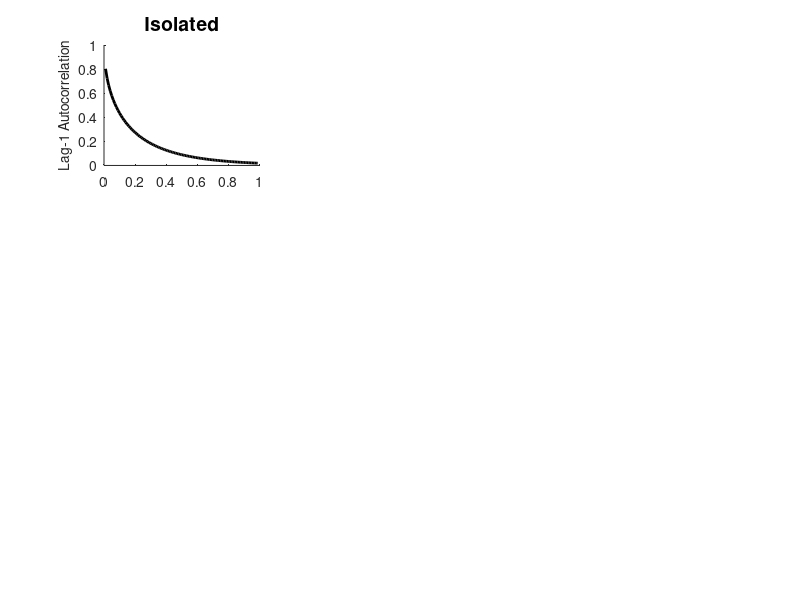

MATLAB code to generate this figure: (Note: this script raises an error after producing the figure.)
sigma_mu = 5e-2;
b_vec = linspace(1e-2, 1-1e-2, 1e2-1);
len_b = length(b_vec);
d_vec = [0 0.01 1];
len_d = length(d_vec);
[acf1_mu, v_mu, cv_mu] = deal(zeros(len_b,len_d));

for ind_b = 1:len_b
    b = b_vec(ind_b);
    
    for ind_d = 1:len_d
        d = d_vec(ind_d);
        
        acf1_mu(ind_b,ind_d) = ...
            ((d * exp(2*d) + sqrt(b) + exp(2*d) * sqrt(b) + b + exp(2*d) * b) ...
            / (d + 2 * sqrt(b)*(sqrt(b) + 1)) * exp(-2*(d + sqrt(b)*(sqrt(b)+1))));
        
        v_mu(ind_b,ind_d) = ...
            (sigma_mu^2 * (sqrt(b) + 1) * (2 * sqrt(b) * (sqrt(b) + 1) + d) ...
            / (8 * sqrt(b) * (d + sqrt(b) * (sqrt(b) + 1))));
        
        cv_mu(ind_b,ind_d) = ...
            (1+sqrt(b)) * (sigma_mu * sqrt(2) / (4 * (1 + sqrt(b))) ...
            * sqrt((d + 2 * sqrt(b) * (sqrt(b) + 1)) ...
            / (sqrt(b) * (sqrt(b) + 1) * (d + sqrt(b) * (sqrt(b) + 1)))));
    end
end

cases_mu = repelem({acf1_mu, v_mu, cv_mu}, 1, len_d);

lw = 2;

ind_cases = 1;
subplot(3,3,ind_cases);
hold all
plot(b_vec, cases_mu{ind_cases}(:,ind_cases),'k-','LineWidth',lw);
title('Isolated','FontWeight','bold','FontSize',14);
ylabel('Lag-1 Autocorrelation','FontSize',10);
ytickformat('%.1f')
ylim([min(cases_mu{ind_cases}(:)) max(cases_mu{ind_cases}(:))]);
hold off

ax = gca;
set(ax,'FontWeight','bold','LineWidth',lw,'YMinorTick','Off'); 
ax.XAxis.TickLength = [0.025 0.0375];
ax.YAxis.TickLength = [0.025 0.0375];

ind_cases = 2;
subplot(3,3,ind_cases);
hold all
plot(b_vec, cases_mu{ind_cases}(:,ind_cases),'k-','LineWidth',lw);
ytickformat('%.1f')
title('Low dispersal','FontWeight','bold','FontSize',14);
ylim([min(cases_mu{ind_cases}(:)) max(cases_mu{ind_cases}(:))]);
hold off

ax = gca;
set(ax,'FontWeight','bold','LineWidth',lw,'YMinorTick','Off'); 
ax.XAxis.TickLength = [0.025 0.0375];
ax.YAxis.TickLength = [0.025 0.0375];

ind_cases = 3;
subplot(3,3,ind_cases);
hold all
plot(b_vec, cases_mu{ind_cases}(:,ind_cases),'k-','LineWidth',lw);
ytickformat('%.1f')
title('High dispersal','FontWeight','bold','FontSize',14);
ylim([min(cases_mu{ind_cases}(:)) max(cases_mu{ind_cases}(:))]);
hold off

ax = gca;
set(ax,'FontWeight','bold','LineWidth',lw,'YMinorTick','Off'); 
ax.XAxis.TickLength = [0.025 0.025];
ax.YAxis.TickLength = [0.025 0.025];

ind_cases = 4;
subplot(3,3,ind_cases);
hold all
plot(b_vec, cases_mu{ind_cases}(:,ind_cases-3),'k-','LineWidth',lw);
ytickformat('%.1f')
ylabel('Variance','FontSize',10);
ylim([min(cases_mu{ind_cases}(:)) max(cases_mu{ind_cases}(:))]);
hold off

ax = gca;
set(ax,'FontWeight','bold','LineWidth',lw,'YScale','linear','YMinorTick','Off'); 
ax.XAxis.TickLength = [0.025 0.025];
ax.YAxis.TickLength = [0.025 0.025];

ind_cases = 5;
subplot(3,3,ind_cases);
hold all
plot(b_vec, cases_mu{ind_cases}(:,ind_cases-3),'k-','LineWidth',lw);
ytickformat('%.1f')
ylim([min(cases_mu{ind_cases}(:)) max(cases_mu{ind_cases}(:))]);
hold off

ax = gca;
set(ax,'FontWeight','bold','LineWidth',lw,'YScale','linear','YMinorTick','Off'); 
ax.XAxis.TickLength = [0.025 0.025];
ax.YAxis.TickLength = [0.025 0.025];

ind_cases = 6;
subplot(3,3,ind_cases);
hold all
plot(b_vec, cases_mu{ind_cases}(:,ind_cases-3),'k-','LineWidth',lw);
ytickformat('%.1f')
ylim([min(cases_mu{ind_cases}(:)) max(cases_mu{ind_cases}(:))]);
hold off

ax = gca;
set(ax,'FontWeight','bold','LineWidth',lw,'YScale','linear','YMinorTick','Off'); 
ax.XAxis.TickLength = [0.025 0.025];
ax.YAxis.TickLength = [0.025 0.025];

ind_cases = 7;
subplot(3,3,ind_cases);
hold all
plot(b_vec, cases_mu{ind_cases}(:,ind_cases-6),'k-','LineWidth',lw);
xlabel('{\boldmath$\beta$}','FontWeight','bold','interpreter','latex');
ylabel('CV','FontSize',10);
ytickformat('%.2f')
ylim([min(cases_mu{ind_cases}(:)) max(cases_mu{ind_cases}(:))]);
hold off

ax = gca;
set(ax,'FontWeight','bold','LineWidth',lw,'YScale','linear','YMinorTick','Off'); 
ax.XAxis.TickLength = [0.025 0.025];
ax.YAxis.TickLength = [0.025 0.025];

ind_cases = 8;
subplot(3,3,ind_cases);
hold all
plot(b_vec, cases_mu{ind_cases}(:,ind_cases-6),'k-','LineWidth',lw);
xlabel('{\boldmath$\beta$}','FontWeight','bold','interpreter','latex');
ytickformat('%.2f')
ylim([min(cases_mu{ind_cases}(:)) max(cases_mu{ind_cases}(:))]);
hold off

ax = gca;
set(ax,'FontWeight','bold','LineWidth',lw,'YScale','linear','YMinorTick','Off'); 
ax.XAxis.TickLength = [0.025 0.025];
ax.YAxis.TickLength = [0.025 0.025];

ind_cases = 9;
subplot(3,3,ind_cases);
hold all
plot(b_vec, cases_mu{ind_cases}(:,ind_cases-6),'k-','LineWidth',lw);
xlabel('{\boldmath$\beta$}','FontWeight','bold','interpreter','latex');
ytickformat('%.2f')
ylim([min(cases_mu{ind_cases}(:)) max(cases_mu{ind_cases}(:))]);
hold off

ax = gca;
set(ax,'FontWeight','bold','LineWidth',lw,'YScale','linear','YMinorTick','Off'); 
ax.XAxis.TickLength = [0.025 0.025];
ax.YAxis.TickLength = [0.025 0.025];

export_fig Fig2 -pdf -painters -transparent